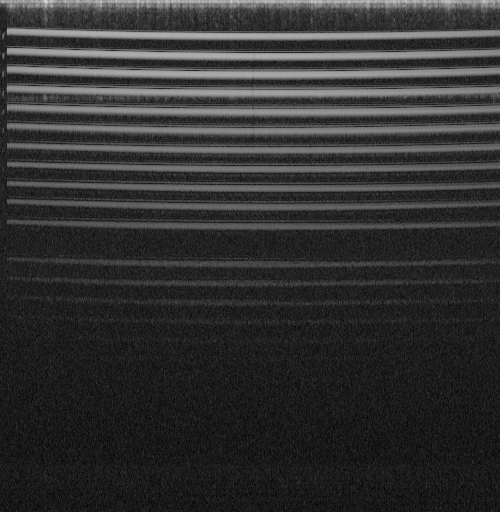
#> input picture src/OCT_tunings/fall_off/depth-scans/light-map.png, 500 x 512 px
$ python fall_off.py
#> lines starting #> are read from the running program, lines starting #| are printed output that depends on the picture
from PIL import Image

from scipy.optimize import curve_fit

import matplotlib.pyplot as plt
import scipy.signal as sg
import numpy as np
import math

def falloff_model(z, b):
  return  np.exp(-b * z * z)

import pdb

light = Image.open('depth-scans/light-map.png')
#> light is the input picture: PIL image 500x512 L; min 0, max 217, mean 49.6
signal = []

for i in range(512):
  print(i)
  #pdb.set_trace()
  signal.append(light.getpixel((250,i)))
#> after the loop, signal = 512 values, max 172 at index 34, min 11 at index 326, mean 52.06

#plt.plot(signal)

peak_i = sg.find_peaks_cwt(signal, np.arange(2,7))
#> peak_i = 29 values from 3 to 509
peaks = []

for idx in peak_i:
  peaks.append(signal[idx])
#> this loop made 29 passes
#> idx on passes 1 to 12: 3, 36, 56, 74, 75, 93, 112, 131, 150, 169, 188, 207
#> after the loop, peaks = 29 values, max 172 at index 2, min 29 at index 21, mean 85.14

plt.plot(signal)
plt.plot(peak_i,peaks)

'''
bounds are parameters infered from K.Chan paper systems with different spot sizes
'''
popt, pcov = curve_fit(falloff_model, peak_i,peaks,bounds=((0.0001,0.01)))
#> popt = [0.0001]; pcov = [0.000144]

plt.plot([falloff_model(x, popt[0]) for x in range(512)])
plt.show()
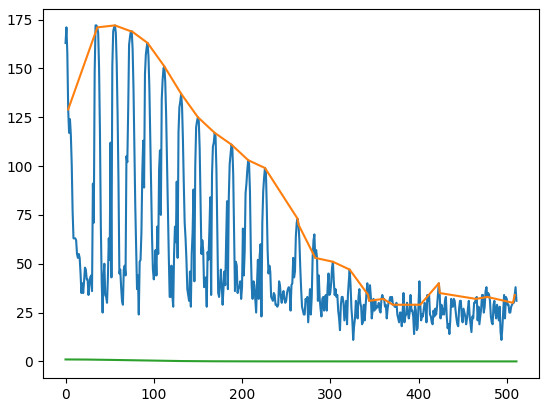
#> figure drawn by matplotlib, 1 panel; curve peaks at x = 34, y = 172; curve peaks at x = 56, y = 172; curve peaks at x = 0, y = 1
inv_coefs = [1/falloff_model(val,popt[0]) for val in range(512)]
#> inv_coefs = 512 values from 1 to 2.19e+11
pdb.set_trace()

np.savetxt('inv_coefs',inv_coefs)
plt.show()
